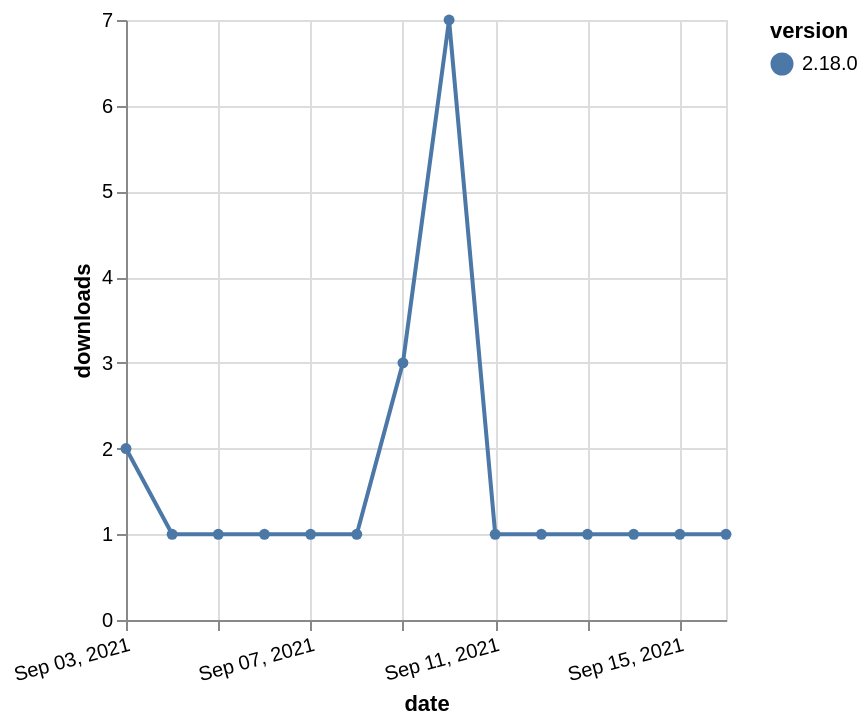

This figure's Vega-Lite source:
### Vega-Lite specification from a JSON file in a GitHub repository (floating-point values rounded to 4 significant figures)
{"$schema": "https://vega.github.io/schema/vega-lite/v5.json", "description": "A simple bar chart with embedded data.", "data": {"values": [{"date": "2021-09-03", "total": 613, "delta": 2, "version": "2.18.0"}, {"date": "2021-09-04", "total": 614, "delta": 1, "version": "2.18.0"}, {"date": "2021-09-05", "total": 615, "delta": 1, "version": "2.18.0"}, {"date": "2021-09-06", "total": 616, "delta": 1, "version": "2.18.0"}, {"date": "2021-09-07", "total": 617, "delta": 1, "version": "2.18.0"}, {"date": "2021-09-08", "total": 618, "delta": 1, "version": "2.18.0"}, {"date": "2021-09-09", "total": 621, "delta": 3, "version": "2.18.0"}, {"date": "2021-09-10", "total": 628, "delta": 7, "version": "2.18.0"}, {"date": "2021-09-11", "total": 629, "delta": 1, "version": "2.18.0"}, {"date": "2021-09-12", "total": 630, "delta": 1, "version": "2.18.0"}, {"date": "2021-09-13", "total": 631, "delta": 1, "version": "2.18.0"}, {"date": "2021-09-14", "total": 632, "delta": 1, "version": "2.18.0"}, {"date": "2021-09-15", "total": 633, "delta": 1, "version": "2.18.0"}, {"date": "2021-09-16", "total": 634, "delta": 1, "version": "2.18.0"}]}, "width": "container", "mark": {"type": "line", "point": {"filled": true}}, "encoding": {"x": {"field": "date", "type": "temporal", "timeUnit": "yearmonthdate", "title": "date", "axis": {"labelAngle": -15}}, "y": {"field": "delta", "type": "quantitative", "title": "downloads"}, "color": {"field": "version", "type": "nominal"}, "tooltip": {"field": "delta"}}}
